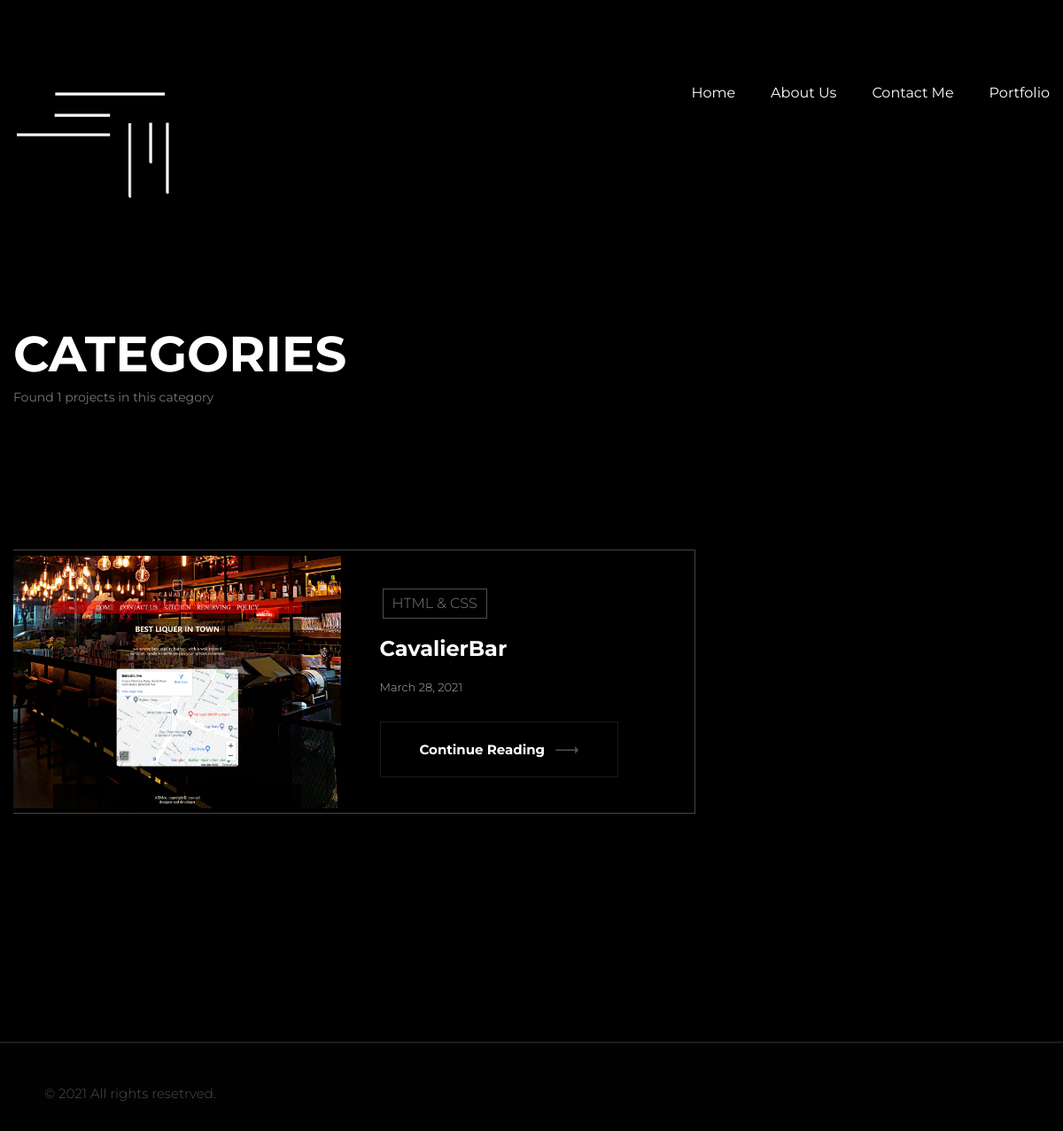
Screenshot of /cat/HTML_&_CSS with the database file from the repository.
### CVprojects/models.py (models this page shows, shortened)
class Project(models.Model):
    title       = models.CharField(max_length=50, blank=False)
    caption     = models.TextField(max_length=700, blank=False)
    slug        = models.SlugField(max_length=20, blank=True, unique=True)
    technology  = models.ManyToManyField(LANGUAGE, blank=True)
    category    = models.ManyToManyField(Categories, blank=True)
    source_code = models.CharField(max_length=200, blank=True)
    imagMain    = models.ImageField(blank=False, upload_to=media_upload_path)
    views    = models.PositiveIntegerField(default=0)
    isActive = models.BooleanField(default=True)
    objects = ProjectsManager()
    timestamp = models.DateTimeField(auto_now_add=True)
    def get_absolute_url(self):
        return f"/projects/{self.slug}"

class Categories(models.Model):
    category = models.CharField(max_length=40)
    objects  = CategoryManager()
    def __str__(self):
        return self.category

### CVprojects/views.py (the view)
# urls.py: path('cat/<str:cat>', search),
def search(request, cat:str, *args, **kwargs):
    cat = cat.replace("_", " ")
    category = Categories.objects.get_related_projects_or_none(cat)
    paginator = Paginator(category, 4, allow_empty_first_page=True)
    pageRequest = request.GET.get('page')
    pageObj = paginator.get_page(pageRequest)
    context = {
        'list'       :  pageObj,
        'paginator'  : paginator,
        'pageRequest': pageRequest
    }
    return render(request, 'search.html', context)

### CVprojects/models.py (called while the page is built)
    def get_related_projects_or_none(self, category:str):
        try:
            qs = self.get_queryset().filter(category=category).first().project_set.all()
            if qs != None:
                qs = qs.order_by('-id')
                return qs
        except:
            return None

### CVprojects/templates/search.html (shortened to what this page needs)
{% load static %}
{% load render_partial %}
<!DOCTYPE html>
<html lang="en">
    <head>
        {% include 'components/head.html' %}
   </head>
<body>
    <div class="page-wrapper">
        {% include 'components/siteheader.html'%}
        <section class="page-title">
            <div class="auto-container">
                <h1>Categories</h1>
                <div class="title"><p>Found {{list.object_list.count}} projects in this category</p></div>
            </div>
        </section>
        <div class="sidebar-page-container">
            <div class="auto-container">
                <div class="row clearfix">
                    <div class="content-side col-lg-8 col-md-12 col-sm-12">
                        <div class="blog-details">
                            {% for project in list %}
                            <div class="news-block-two">
                                <div class="inner-box project-border">
                                    <div class="row clearfix">
                                        <div class="flex-align-center image-column col-lg-6 col-md-6 col-sm-12">
                                            <div class="inner-column">
                                                <div class="image">
                                                    <a href="{{project.get_absolute_url}}"><img src="{{project.imagMain.url}}" alt=""></a>
                                                </div>
                                            </div>
                                        </div>
                                        <div class="content-column col-lg-6 col-md-6 col-sm-12">
                                            <div class="inner-column">
                                                {% for cat in project.category.all %}
                                                <div class="category">{{cat}}</div>
                                                {%endfor%}
                                                <h4><a href="{{project.get_absolute_url}}">{{project.title}}</a></h4>
                                                <div class="post-date">{{project.timestamp | date}}</div>
                                                <a href="{{project.get_absolute_url}}" class="theme-btn btn-style-one">continue reading <span class="arrow flaticon-next-3"></span></a>
                                            </div>
                                        </div>
                                    </div>
                                </div>
                            </div>
                            <br><br><br>
                            {% endfor %}
                            <div class="paginator">
                            </div>
                        </div>
                    </div>
                </div>
            </div>
        </div>
        <footer class="main-footer">
            {% include 'components/footer.html' %}
        </footer>
    </div>
</body>
</html>

### assets/css/responsive.css (style rules this page uses)
@media only screen and (max-width: 5000px) { .page-wrapper { overflow:hidden; } }
@media only screen and (max-width: 1340px) { .page-wrapper { overflow:hidden; } }

### assets/css/myCss.css (style rules this page uses)
.category { margin: 3px; }
.flex-align-center { display: flex; align-items: center; }
.project-border { border: 1px solid rgba(255, 255, 255, 0.267) !important; border-left: none !important; }
.paginator { text-align: center; }

### rows the page displays
Project: imagMain (picture), title "CavalierBar", timestamp "March 28, 2021"
Categories: category "HTML & CSS"

### other values shown
{{ list.object_list.count }} "1"
